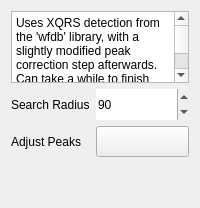
         <widget class="QWidget" name="page_peak_xqrs">
          <layout class="QGridLayout" name="gridLayout_5">
           <item row="0" column="0" colspan="2">
            <widget class="QTextBrowser" name="peak_xqrs_info">
             <property name="maximumSize">
              <size>
               <width>16777215</width>
               <height>90</height>
              </size>
             </property>
             <property name="sizeAdjustPolicy">
              <enum>QAbstractScrollArea::SizeAdjustPolicy::AdjustToContents</enum>
             </property>
             <property name="html">
              <string>&lt;!DOCTYPE HTML PUBLIC &quot;-//W3C//DTD HTML 4.0//EN&quot; &quot;http://www.w3.org/TR/REC-html40/strict.dtd&quot;&gt;
&lt;html&gt;&lt;head&gt;&lt;meta name=&quot;qrichtext&quot; content=&quot;1&quot; /&gt;&lt;meta charset=&quot;utf-8&quot; /&gt;&lt;style type=&quot;text/css&quot;&gt;
p, li { white-space: pre-wrap; }
hr { height: 1px; border-width: 0; }
li.unchecked::marker { content: &quot;\2610&quot;; }
li.checked::marker { content: &quot;\2612&quot;; }
&lt;/style&gt;&lt;/head&gt;&lt;body style=&quot; font-family:'Segoe UI'; font-size:9pt; font-weight:400; font-style:normal;&quot;&gt;
&lt;p style=&quot; margin-top:0px; margin-bottom:0px; margin-left:0px; margin-right:0px; -qt-block-indent:0; text-indent:0px;&quot;&gt;Uses XQRS detection from the 'wfdb' library, with a slightly modified peak correction step afterwards.&lt;/p&gt;
&lt;p style=&quot; margin-top:0px; margin-bottom:0px; margin-left:0px; margin-right:0px; -qt-block-indent:0; text-indent:0px;&quot;&gt;Can take a while to finish when used on sections longer than 1e6 samples.&lt;/p&gt;&lt;/body&gt;&lt;/html&gt;</string>
             </property>
            </widget>
           </item>
           <item row="1" column="1">
            <widget class="SpinBox" name="peak_xqrs_search_radius">
             <property name="minimumSize">
              <size>
               <width>0</width>
               <height>31</height>
              </size>
             </property>
             <property name="frame">
              <bool>false</bool>
             </property>
             <property name="minimum">
              <number>5</number>
             </property>
             <property name="maximum">
              <number>99999</number>
             </property>
             <property name="value">
              <number>90</number>
             </property>
            </widget>
           </item>
           <item row="1" column="0">
            <widget class="BodyLabel" name="searchRadiusLabel">
             <property name="sizePolicy">
              <sizepolicy hsizetype="Fixed" vsizetype="Preferred">
               <horstretch>0</horstretch>
               <verstretch>0</verstretch>
              </sizepolicy>
             </property>
             <property name="minimumSize">
              <size>
               <width>0</width>
               <height>31</height>
              </size>
             </property>
             <property name="text">
              <string>Search Radius</string>
             </property>
            </widget>
           </item>
           <item row="2" column="0">
            <widget class="BodyLabel" name="adjustPeaksLabel">
             <property name="sizePolicy">
              <sizepolicy hsizetype="Fixed" vsizetype="Preferred">
               <horstretch>0</horstretch>
               <verstretch>0</verstretch>
              </sizepolicy>
             </property>
             <property name="minimumSize">
              <size>
               <width>0</width>
               <height>31</height>
              </size>
             </property>
             <property name="text">
              <string>Adjust Peaks</string>
             </property>
            </widget>
           </item>
           <item row="2" column="1">
            <widget class="ComboBox" name="peak_xqrs_peak_dir">
             <property name="minimumSize">
              <size>
               <width>0</width>
               <height>31</height>
              </size>
             </property>
             <property name="text">
              <string/>
             </property>
            </widget>
           </item>
           <item row="3" column="0" colspan="2">
            <spacer name="verticalSpacer">
             <property name="orientation">
              <enum>Qt::Orientation::Vertical</enum>
             </property>
             <property name="sizeHint" stdset="0">
              <size>
               <width>20</width>
               <height>40</height>
              </size>
             </property>
            </spacer>
           </item>
          </layout>
         </widget>
